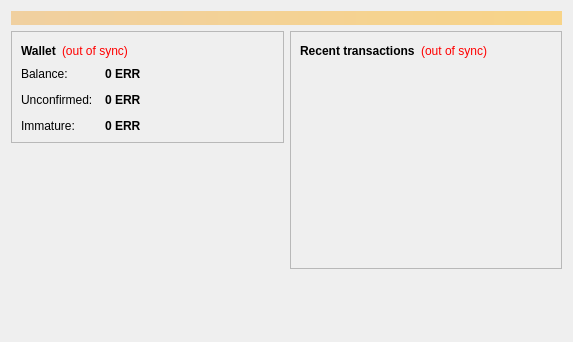
<?xml version="1.0" encoding="UTF-8"?>
<ui version="4.0">
 <class>OverviewPage</class>
 <widget class="QWidget" name="OverviewPage">
  <property name="geometry">
   <rect>
    <x>0</x>
    <y>0</y>
    <width>573</width>
    <height>342</height>
   </rect>
  </property>
  <property name="windowTitle">
   <string>Form</string>
  </property>
  <layout class="QVBoxLayout" name="topLayout">
   <item>
    <widget class="QLabel" name="labelAlerts">
     <property name="visible">
      <bool>false</bool>
     </property>
     <property name="styleSheet">
      <string notr="true">background-color: qlineargradient(x1: 0, y1: 0, x2: 1, y2: 0, stop:0 #F0D0A0, stop:1 #F8D488); color:#000000;</string>
     </property>
     <property name="wordWrap">
      <bool>true</bool>
     </property>
     <property name="margin">
      <number>3</number>
     </property>
    </widget>
   </item>
   <item>
    <layout class="QHBoxLayout" name="horizontalLayout" stretch="1,1">
     <item>
      <layout class="QVBoxLayout" name="verticalLayout_2">
       <item>
        <widget class="QFrame" name="frame">
         <property name="frameShape">
          <enum>QFrame::StyledPanel</enum>
         </property>
         <property name="frameShadow">
          <enum>QFrame::Raised</enum>
         </property>
         <layout class="QVBoxLayout" name="verticalLayout_4">
          <item>
           <layout class="QHBoxLayout" name="horizontalLayout_4">
            <item>
             <widget class="QLabel" name="label_5">
              <property name="font">
               <font>
                <weight>75</weight>
                <bold>true</bold>
               </font>
              </property>
              <property name="text">
               <string>Wallet</string>
              </property>
             </widget>
            </item>
            <item>
             <widget class="QLabel" name="labelWalletStatus">
              <property name="toolTip">
               <string>The displayed information may be out of date. Your wallet automatically synchronizes with the Errorcoin network after a connection is established, but this process has not completed yet.</string>
              </property>
              <property name="styleSheet">
               <string notr="true">QLabel { color: red; }</string>
              </property>
              <property name="text">
               <string notr="true">(out of sync)</string>
              </property>
              <property name="alignment">
               <set>Qt::AlignLeading|Qt::AlignLeft|Qt::AlignVCenter</set>
              </property>
             </widget>
            </item>
            <item>
             <spacer name="horizontalSpacer_2">
              <property name="orientation">
               <enum>Qt::Horizontal</enum>
              </property>
              <property name="sizeHint" stdset="0">
               <size>
                <width>40</width>
                <height>20</height>
               </size>
              </property>
             </spacer>
            </item>
           </layout>
          </item>
          <item>
           <layout class="QFormLayout" name="formLayout_2">
            <property name="fieldGrowthPolicy">
             <enum>QFormLayout::AllNonFixedFieldsGrow</enum>
            </property>
            <property name="horizontalSpacing">
             <number>12</number>
            </property>
            <property name="verticalSpacing">
             <number>12</number>
            </property>
            <item row="0" column="0">
             <widget class="QLabel" name="label">
              <property name="text">
               <string>Balance:</string>
              </property>
             </widget>
            </item>
            <item row="0" column="1">
             <widget class="QLabel" name="labelBalance">
              <property name="font">
               <font>
                <weight>75</weight>
                <bold>true</bold>
               </font>
              </property>
              <property name="cursor">
               <cursorShape>IBeamCursor</cursorShape>
              </property>
              <property name="toolTip">
               <string>Your current balance</string>
              </property>
              <property name="text">
               <string notr="true">0 ERR</string>
              </property>
              <property name="textInteractionFlags">
               <set>Qt::LinksAccessibleByMouse|Qt::TextSelectableByKeyboard|Qt::TextSelectableByMouse</set>
              </property>
             </widget>
            </item>
            <item row="1" column="0">
             <widget class="QLabel" name="label_3">
              <property name="text">
               <string>Unconfirmed:</string>
              </property>
             </widget>
            </item>
            <item row="1" column="1">
             <widget class="QLabel" name="labelUnconfirmed">
              <property name="font">
               <font>
                <weight>75</weight>
                <bold>true</bold>
               </font>
              </property>
              <property name="cursor">
               <cursorShape>IBeamCursor</cursorShape>
              </property>
              <property name="toolTip">
               <string>Total of transactions that have yet to be confirmed, and do not yet count toward the current balance</string>
              </property>
              <property name="text">
               <string notr="true">0 ERR</string>
              </property>
              <property name="textInteractionFlags">
               <set>Qt::LinksAccessibleByMouse|Qt::TextSelectableByKeyboard|Qt::TextSelectableByMouse</set>
              </property>
             </widget>
            </item>
            <item row="2" column="0">
             <widget class="QLabel" name="labelImmatureText">
              <property name="text">
               <string>Immature:</string>
              </property>
             </widget>
            </item>
            <item row="2" column="1">
             <widget class="QLabel" name="labelImmature">
              <property name="font">
               <font>
                <weight>75</weight>
                <bold>true</bold>
               </font>
              </property>
              <property name="toolTip">
               <string>Mined balance that has not yet matured</string>
              </property>
              <property name="text">
               <string notr="true">0 ERR</string>
              </property>
              <property name="textInteractionFlags">
               <set>Qt::LinksAccessibleByMouse|Qt::TextSelectableByKeyboard|Qt::TextSelectableByMouse</set>
              </property>
             </widget>
            </item>
           </layout>
          </item>
         </layout>
        </widget>
       </item>
       <item>
        <spacer name="verticalSpacer">
         <property name="orientation">
          <enum>Qt::Vertical</enum>
         </property>
         <property name="sizeHint" stdset="0">
          <size>
           <width>20</width>
           <height>40</height>
          </size>
         </property>
        </spacer>
       </item>
      </layout>
     </item>
     <item>
      <layout class="QVBoxLayout" name="verticalLayout_3">
       <item>
        <widget class="QFrame" name="frame_2">
         <property name="frameShape">
          <enum>QFrame::StyledPanel</enum>
         </property>
         <property name="frameShadow">
          <enum>QFrame::Raised</enum>
         </property>
         <layout class="QVBoxLayout" name="verticalLayout">
          <item>
           <layout class="QHBoxLayout" name="horizontalLayout_2">
            <item>
             <widget class="QLabel" name="label_4">
              <property name="text">
               <string>&lt;b&gt;Recent transactions&lt;/b&gt;</string>
              </property>
             </widget>
            </item>
            <item>
             <widget class="QLabel" name="labelTransactionsStatus">
              <property name="toolTip">
               <string>The displayed information may be out of date. Your wallet automatically synchronizes with the Errorcoin network after a connection is established, but this process has not completed yet.</string>
              </property>
              <property name="styleSheet">
               <string notr="true">QLabel { color: red; }</string>
              </property>
              <property name="text">
               <string notr="true">(out of sync)</string>
              </property>
              <property name="alignment">
               <set>Qt::AlignRight|Qt::AlignTrailing|Qt::AlignVCenter</set>
              </property>
             </widget>
            </item>
            <item>
             <spacer name="horizontalSpacer">
              <property name="orientation">
               <enum>Qt::Horizontal</enum>
              </property>
              <property name="sizeHint" stdset="0">
               <size>
                <width>40</width>
                <height>20</height>
               </size>
              </property>
             </spacer>
            </item>
           </layout>
          </item>
          <item>
           <widget class="QListView" name="listTransactions">
            <property name="styleSheet">
             <string notr="true">QListView { background: transparent; }</string>
            </property>
            <property name="frameShape">
             <enum>QFrame::NoFrame</enum>
            </property>
            <property name="verticalScrollBarPolicy">
             <enum>Qt::ScrollBarAlwaysOff</enum>
            </property>
            <property name="horizontalScrollBarPolicy">
             <enum>Qt::ScrollBarAlwaysOff</enum>
            </property>
            <property name="selectionMode">
             <enum>QAbstractItemView::NoSelection</enum>
            </property>
           </widget>
          </item>
         </layout>
        </widget>
       </item>
       <item>
        <spacer name="verticalSpacer_2">
         <property name="orientation">
          <enum>Qt::Vertical</enum>
         </property>
         <property name="sizeHint" stdset="0">
          <size>
           <width>20</width>
           <height>40</height>
          </size>
         </property>
        </spacer>
       </item>
      </layout>
     </item>
    </layout>
   </item>
  </layout>
 </widget>
 <resources/>
 <connections/>
</ui>
